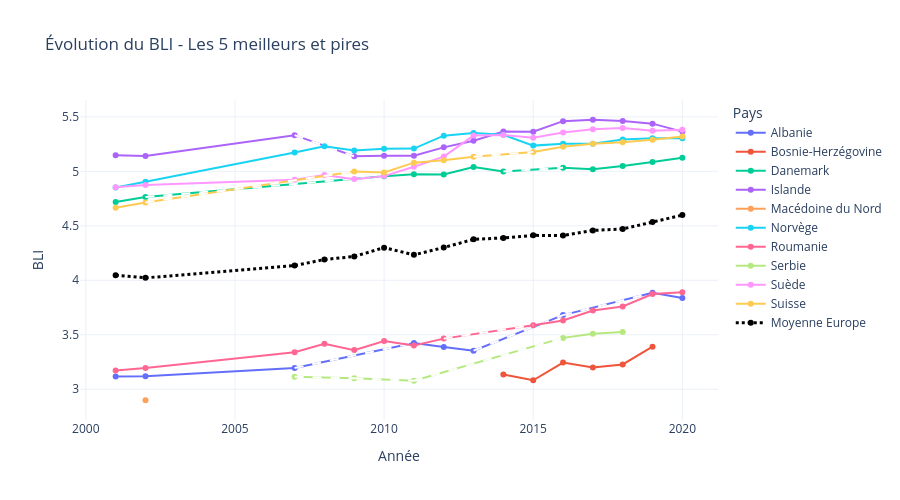

Write notebook code for a chart like this one.
### Markdown cell above
<span style="font-size:1.5em;">
    LineCharts
</span>

### Code cell
# Palette de 10 couleurs
colors = px.colors.qualitative.Plotly 

df_top5 = df_bli[df_bli['country'].isin(top5['country'])]
df_bottom5 = df_bli[df_bli['country'].isin(bottom5['country'])]

# Combiner les deux DataFrames pour avoir toutes les lignes
df_combined = pd.concat([df_top5, df_bottom5])
fig = go.Figure()

# Parcourir chaque pays
for i, (country, group) in enumerate(df_combined.groupby('country')):
    group = group.sort_values('year')
    years = group['year'].values
    bli = group['BLI'].values
    country_fr = group['country_fr'].iloc[0]

    mask_valid = ~np.isnan(bli)

    # Tracer la ligne continue pour les valeurs existantes
    fig.add_trace(go.Scatter(
        x=years[mask_valid],
        y=bli[mask_valid],
        mode='lines+markers',
        name=country_fr,
        line=dict(color=colors[i % len(colors)]),  # couleur distincte
        marker=dict(color=colors[i % len(colors)])
    ))

    # Tracer les segments pointillés là où il y a des valeurs manquantes
    for j in range(1, len(years)):
        if mask_valid[j] and not mask_valid[j-1]:
            prev_idx = j - 1
            while prev_idx >= 0 and not mask_valid[prev_idx]:
                prev_idx -= 1
            if prev_idx >= 0:
                fig.add_trace(go.Scatter(
                    x=[years[prev_idx], years[j]],
                    y=[bli[prev_idx], bli[j]],
                    mode='lines',
                    line=dict(dash='dash', color="white"),  # segment pointillé avec même couleur
                    showlegend=False
                ))

# Ajouter la ligne moyenne Europe
df_europe_mean = df_bli.groupby('year')['BLI'].mean().reset_index()
fig.add_trace(go.Scatter(
    x=df_europe_mean['year'],
    y=df_europe_mean['BLI'],
    mode='lines+markers',
    name='Moyenne Europe',
    line=dict(color='black', width=3, dash='dot'),
))

# Mise en page
fig.update_layout(
    title="Évolution du BLI - Les 5 meilleurs et pires",
    xaxis_title="Année",
    yaxis_title="BLI",
    legend_title="Pays",
    template="plotly_white",
    width=900,
    height=500
)

fig.show()

### Figure 1 — Plotly figure (JSON) as saved in the notebook; plotly's stock layout.template omitted (floating-point values rounded to 4 significant figures)
{"data": [{"line": {"color": "#636EFA"}, "marker": {"color": "#636EFA"}, "mode": "lines+markers", "name": "Albanie", "type": "scatter", "x": [2001, 2002, 2007, 2011, 2012, 2013, 2016, 2019, 2020], "y": [3.117, 3.119, 3.195, 3.424, 3.387, 3.354, 3.68, 3.885, 3.837]}, {"line": {"color": "white", "dash": "dash"}, "mode": "lines", "showlegend": false, "type": "scatter", "x": [2007, 2011], "y": [3.195, 3.424]}, {"line": {"color": "white", "dash": "dash"}, "mode": "lines", "showlegend": false, "type": "scatter", "x": [2013, 2016], "y": [3.354, 3.68]}, {"line": {"color": "white", "dash": "dash"}, "mode": "lines", "showlegend": false, "type": "scatter", "x": [2016, 2019], "y": [3.68, 3.885]}, {"line": {"color": "#EF553B"}, "marker": {"color": "#EF553B"}, "mode": "lines+markers", "name": "Bosnie-Herzégovine", "type": "scatter", "x": [2014, 2015, 2016, 2017, 2018, 2019], "y": [3.135, 3.082, 3.244, 3.2, 3.228, 3.39]}, {"line": {"color": "#00CC96"}, "marker": {"color": "#00CC96"}, "mode": "lines+markers", "name": "Danemark", "type": "scatter", "x": [2001, 2002, 2010, 2011, 2012, 2013, 2014, 2016, 2017, 2018, 2019, 2020], "y": [4.719, 4.764, 4.956, 4.974, 4.972, 5.04, 4.999, 5.033, 5.02, 5.049, 5.087, 5.124]}, {"line": {"color": "white", "dash": "dash"}, "mode": "lines", "showlegend": false, "type": "scatter", "x": [2002, 2010], "y": [4.764, 4.956]}, {"line": {"color": "white", "dash": "dash"}, "mode": "lines", "showlegend": false, "type": "scatter", "x": [2014, 2016], "y": [4.999, 5.033]}, {"line": {"color": "#AB63FA"}, "marker": {"color": "#AB63FA"}, "mode": "lines+markers", "name": "Islande", "type": "scatter", "x": [2001, 2002, 2007, 2009, 2010, 2011, 2012, 2013, 2014, 2015, 2016, 2017, 2018, 2019, 2020], "y": [5.148, 5.142, 5.332, 5.138, 5.143, 5.143, 5.22, 5.281, 5.365, 5.363, 5.461, 5.474, 5.462, 5.438, 5.365]}, {"line": {"color": "white", "dash": "dash"}, "mode": "lines", "showlegend": false, "type": "scatter", "x": [2007, 2009], "y": [5.332, 5.138]}, {"line": {"color": "#FFA15A"}, "marker": {"color": "#FFA15A"}, "mode": "lines+markers", "name": "Macédoine du Nord", "type": "scatter", "x": [2002], "y": [2.899]}, {"line": {"color": "#19D3F3"}, "marker": {"color": "#19D3F3"}, "mode": "lines+markers", "name": "Norvège", "type": "scatter", "x": [2001, 2002, 2007, 2008, 2009, 2010, 2011, 2012, 2013, 2014, 2015, 2016, 2017, 2018, 2019, 2020], "y": [4.852, 4.904, 5.174, 5.231, 5.192, 5.208, 5.209, 5.328, 5.352, 5.336, 5.236, 5.253, 5.253, 5.293, 5.303, 5.304]}, {"line": {"color": "#FF6692"}, "marker": {"color": "#FF6692"}, "mode": "lines+markers", "name": "Roumanie", "type": "scatter", "x": [2001, 2002, 2007, 2008, 2009, 2010, 2011, 2012, 2015, 2016, 2017, 2018, 2019, 2020], "y": [3.172, 3.196, 3.34, 3.417, 3.359, 3.443, 3.402, 3.464, 3.588, 3.631, 3.722, 3.76, 3.874, 3.889]}, {"line": {"color": "white", "dash": "dash"}, "mode": "lines", "showlegend": false, "type": "scatter", "x": [2012, 2015], "y": [3.464, 3.588]}, {"line": {"color": "#B6E880"}, "marker": {"color": "#B6E880"}, "mode": "lines+markers", "name": "Serbie", "type": "scatter", "x": [2007, 2009, 2011, 2016, 2017, 2018], "y": [3.114, 3.1, 3.077, 3.471, 3.509, 3.524]}, {"line": {"color": "white", "dash": "dash"}, "mode": "lines", "showlegend": false, "type": "scatter", "x": [2007, 2009], "y": [3.114, 3.1]}, {"line": {"color": "white", "dash": "dash"}, "mode": "lines", "showlegend": false, "type": "scatter", "x": [2009, 2011], "y": [3.1, 3.077]}, {"line": {"color": "white", "dash": "dash"}, "mode": "lines", "showlegend": false, "type": "scatter", "x": [2011, 2016], "y": [3.077, 3.471]}, {"line": {"color": "#FF97FF"}, "marker": {"color": "#FF97FF"}, "mode": "lines+markers", "name": "Suède", "type": "scatter", "x": [2001, 2002, 2007, 2008, 2009, 2010, 2011, 2012, 2013, 2014, 2015, 2016, 2017, 2018, 2019, 2020], "y": [4.854, 4.876, 4.923, 4.967, 4.929, 4.956, 5.043, 5.135, 5.328, 5.334, 5.309, 5.356, 5.386, 5.399, 5.372, 5.382]}, {"line": {"color": "#FECB52"}, "marker": {"color": "#FECB52"}, "mode": "lines+markers", "name": "Suisse", "type": "scatter", "x": [2001, 2002, 2009, 2010, 2011, 2012, 2013, 2015, 2016, 2017, 2018, 2019, 2020], "y": [4.666, 4.715, 5.0, 4.99, 5.08, 5.102, 5.134, 5.178, 5.226, 5.253, 5.266, 5.29, 5.321]}, {"line": {"color": "white", "dash": "dash"}, "mode": "lines", "showlegend": false, "type": "scatter", "x": [2002, 2009], "y": [4.715, 5.0]}, {"line": {"color": "white", "dash": "dash"}, "mode": "lines", "showlegend": false, "type": "scatter", "x": [2013, 2015], "y": [5.134, 5.178]}, {"line": {"color": "black", "dash": "dot", "width": 3}, "mode": "lines+markers", "name": "Moyenne Europe", "type": "scatter", "x": [2001, 2002, 2007, 2008, 2009, 2010, 2011, 2012, 2013, 2014, 2015, 2016, 2017, 2018, 2019, 2020], "y": [4.047, 4.022, 4.135, 4.191, 4.219, 4.3, 4.234, 4.301, 4.376, 4.389, 4.412, 4.411, 4.457, 4.472, 4.534, 4.598]}], "layout": {"height": 500, "legend": {"title": {"text": "Pays"}}, "title": {"text": "Évolution du BLI - Les 5 meilleurs et pires"}, "width": 900, "xaxis": {"title": {"text": "Année"}}, "yaxis": {"title": {"text": "BLI"}}}}
